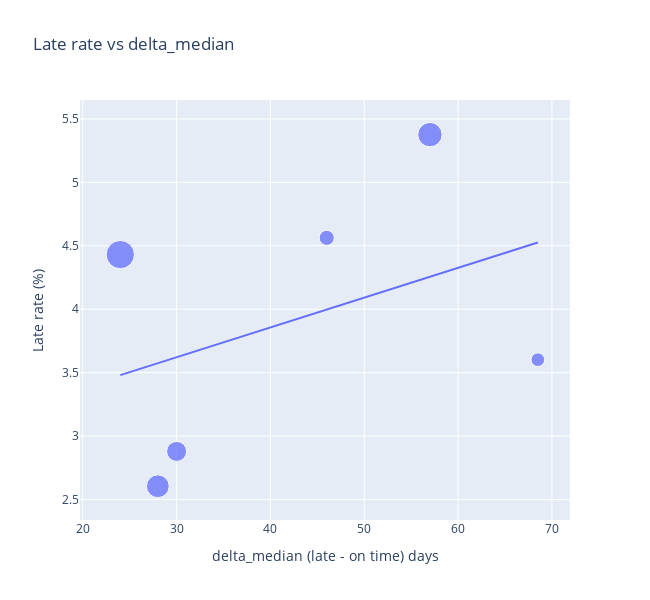

Notebook code for this chart:
### Markdown cell above
### MIN_BORROWINGS_PER_MEDIA_TYPE = 1000
We see that there seems to be no correlation across media types. There is one clear outlier, **"Bibliothek der Dinge"**, which has a very high late rate but a very low median loan duration. However, with a threshold of 1,000 loans per media type, the number of loans per category may still be too small for stable estimates.

Correlation coefficients and p-values (null hypothesis: no correlation):
- Pearson r = -0.0509, p = 0.841
- Spearman rho = 0.1331, p = 0.598

### MIN_BORROWINGS_PER_MEDIA_TYPE = 5000
We increase the minimum number of loans to 5,000 per media type.

Correlation coefficients and p-values (null hypothesis: no correlation):
- Pearson r = 0.7192, p = 0.00374
- Spearman rho = 0.6264, p = 0.0165

With the increased threshold, we observe a fairly strong and approximately linear relationship between mean loan duration and late rate. This is consistent with the plot shown earlier across all media types. Loan duration therefore seems to be an indicator for late returns (at the media-type level).

### Code cell
input_data_frame = media_type_table_copy.copy()
input_data_frame["size"] = 50 + 400 * np.sqrt(input_data_frame["n_loans"] / input_data_frame["n_loans"].max())

fig = px.scatter(
    input_data_frame, x="delta_median", y="late_rate_percent", size="size",
    hover_name="Medientyp",
    hover_data={"n_loans":True, "delta_median":":.1f", "late_rate_percent":":.2f", "mean":":.1f", "size":False},
    labels={"delta_median":"delta_median (late - on time) days", "late_rate_percent":"Late rate (%)"},
    title="Late rate vs delta_median",
    trendline="ols"
)
fig.update_traces(marker=dict(opacity=0.75))
fig.update_layout(width=650, height=600)
fig.show()

log_pearson_spearman(input_data_frame, "delta_median", "late_rate_percent")

### Figure 1 — Plotly figure (JSON) as saved in the notebook; plotly's stock layout.template omitted (floating-point values rounded to 4 significant figures)
{"data": [{"customdata": [[11990.0, 43.44, 105.5], [315300.0, 66.76, 334.6], [24090.0, 55.52, 128.7], [120500.0, 35.82, 225.9], [229100.0, 42.56, 292.6], [622900.0, 54.34, 450.0]], "hovertemplate": "<b>%{hovertext}</b><br><br>delta_median (late - on time) days=%{x:.1f}<br>Late rate (%)=%{y:.2f}<br>n_loans=%{customdata[0]}<br>mean=%{customdata[1]:.1f}<extra></extra>", "hovertext": ["Zeitschriften", "Sachbuch", "Fremdsprachige Belletristik", "Comic", "Belletristik", "Kinder u. Jugendbuch"], "legendgroup": "", "marker": {"color": "#636efa", "size": [105.5, 334.6, 128.7, 225.9, 292.6, 450.0], "sizemode": "area", "sizeref": 1.125, "symbol": "circle", "opacity": 0.75}, "mode": "markers", "name": "", "orientation": "v", "showlegend": false, "x": [68.5, 57.0, 46.0, 30.0, 28.0, 24.0], "xaxis": "x", "y": [3.602, 5.376, 4.562, 2.879, 2.605, 4.43], "yaxis": "y", "type": "scatter"}, {"hovertemplate": "<b>OLS trendline</b><br>late_rate_percent = 0.023469 * delta_median + 2.91758<br>R<sup>2</sup>=0.155135<br><br>delta_median (late - on time) days=%{x:.1f}<br>Late rate (%)=%{y:.2f} <b>(trend)</b><extra></extra>", "legendgroup": "", "marker": {"color": "#636efa", "symbol": "circle", "opacity": 0.75}, "mode": "lines", "name": "", "showlegend": false, "x": [24.0, 28.0, 30.0, 46.0, 57.0, 68.5], "xaxis": "x", "y": [3.481, 3.575, 3.622, 3.997, 4.255, 4.525], "yaxis": "y", "type": "scatter"}], "layout": {"xaxis": {"anchor": "y", "domain": [0.0, 1.0], "title": {"text": "delta_median (late - on time) days"}}, "yaxis": {"anchor": "x", "domain": [0.0, 1.0], "title": {"text": "Late rate (%)"}}, "legend": {"tracegroupgap": 0, "itemsizing": "constant"}, "title": {"text": "Late rate vs delta_median"}, "width": 650, "height": 600}}
